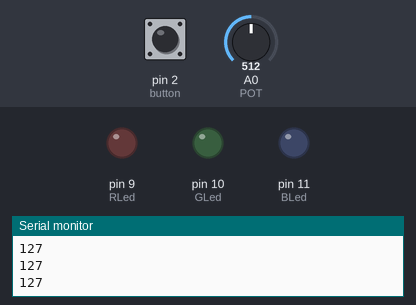
A sketch run on a simulated Arduino Uno, built with avr-gcc and run on an emulated ATmega328P. Parts: output pins drawn as LEDs (lit = HIGH), the last lines printed to the serial monitor. The test bench sets the inputs (shaded band); at power-on: pin 2 (button) LOW, A0 (POT) = 512.

Above: at 1.2 s.
1.3 s: pin 2 (button) pulled HIGH for 0.15 s
At 2.5 s:
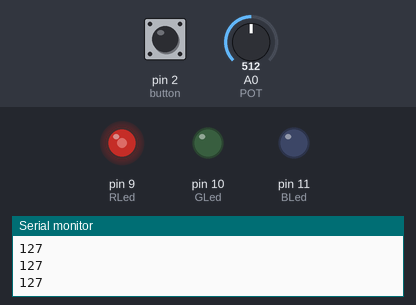
2.9 s: A0 (POT) set to 716
At 3.9 s:
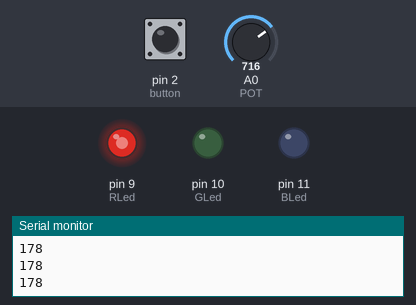
4.4 s: A0 (POT) set to 900
At 5.2 s:
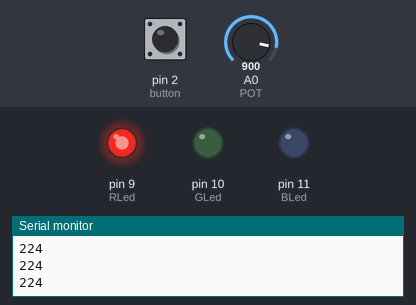
5.9 s: pin 2 (button) pulled HIGH for 1 s
At 6.2 s:
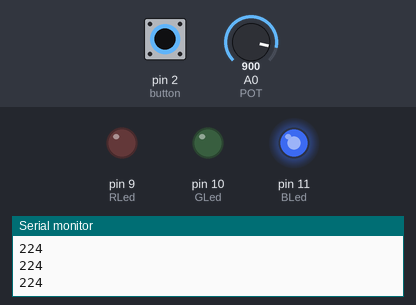
8.4 s: pin 2 (button) pulled HIGH for 0.15 s
At 9.4 s:
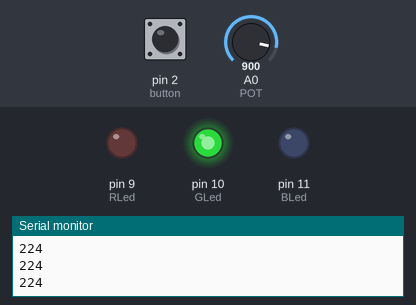
10.0 s: A0 (POT) set to 511
At 10.5 s:
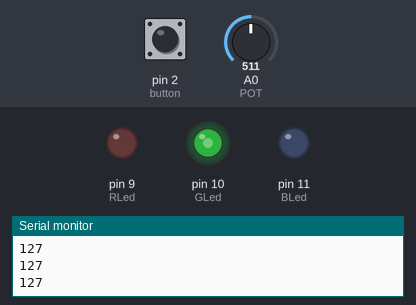
Timing chart, 0 to 12.5 s (numbered marks = the images above; inputs shaded):
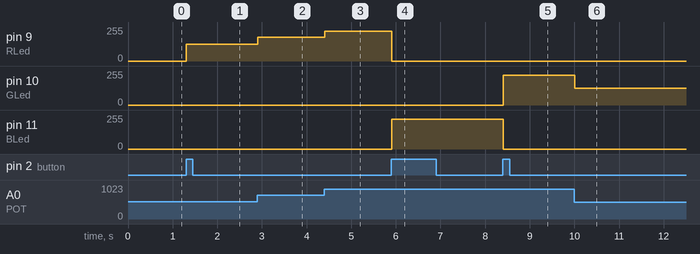

The sketch:

_15._Read_Potentiometer_RGB_Vary_Button.ino
```cpp
const int POT = 0; // Assigning pin no 0 as POT
const int RLed = 9;
const int GLed = 10;
const int BLed = 11;
const int button = 2;

int value = 0; // Initializing Val as 0
const int dim = 0;
const int bright = 1023;
boolean lastButton = LOW;
boolean currentButton = LOW;
int ledMode = 0;

void setup()
{
  Serial.begin(9600); // Opening serial port. Defining Bits per sec
  pinMode(RLed, OUTPUT);
  pinMode(GLed, OUTPUT);
  pinMode(BLed, OUTPUT);
  pinMode(POT, INPUT);
  pinMode(button, INPUT);
}

boolean debounce(boolean last)
{
  boolean current = digitalRead(button);
  if(last != current)
  {
    delay(5);
    current = digitalRead(button);
  }
  return current;
}

void setMode(int mode)
{
if (mode == 1)
  {
    analogWrite(RLed, value);
    analogWrite(GLed, 0);
    analogWrite(BLed, 0);
  }
  else if (mode == 2)
  {
    analogWrite(RLed, 0);
    analogWrite(GLed, 0);
    analogWrite(BLed, value);
  }
  else if (mode == 3)
  {
    analogWrite(RLed, 0);
    analogWrite(GLed,value);
    analogWrite(BLed, 0);
  }
  else if (mode == 4)
  {
    analogWrite(RLed, value);
    analogWrite(GLed,value);
    analogWrite(BLed, value);
  }
    else
  {
    analogWrite(RLed, 0);
    analogWrite(GLed, 0);
    analogWrite(BLed, 0);
  }
}

void loop()
{
  value = analogRead(POT); // Read value from the Potentiometer and store in val
  value = map(value, dim, bright, 0, 255);
  Serial.println(value); // Print value of val using Arduino serial print option

  currentButton = debounce(lastButton);
  if (lastButton == LOW && currentButton == HIGH)
  {
    ledMode++;
  }
  lastButton = currentButton;
  if (ledMode == 5) ledMode = 0;
  setMode(ledMode);

}
```

Measured:
- after the input at 1.3 s, pin 9 (RLed): 0/255 → 127/255 at once
- after the input at 2.9 s, pin 9 (RLed): 127/255 → 178/255 at once
- after the input at 4.4 s, pin 9 (RLed): 178/255 → 224/255 at once
- after the input at 5.9 s, pin 9 (RLed): 224/255 → 0/255 at once; pin 11 (BLed): 0/255 → 224/255 at once
- after the input at 8.4 s, pin 10 (GLed): 0/255 → 224/255 at once; pin 11 (BLed): 224/255 → 0/255 at once
- after the input at 10.0 s, pin 10 (GLed): 224/255 → 127/255 at once
